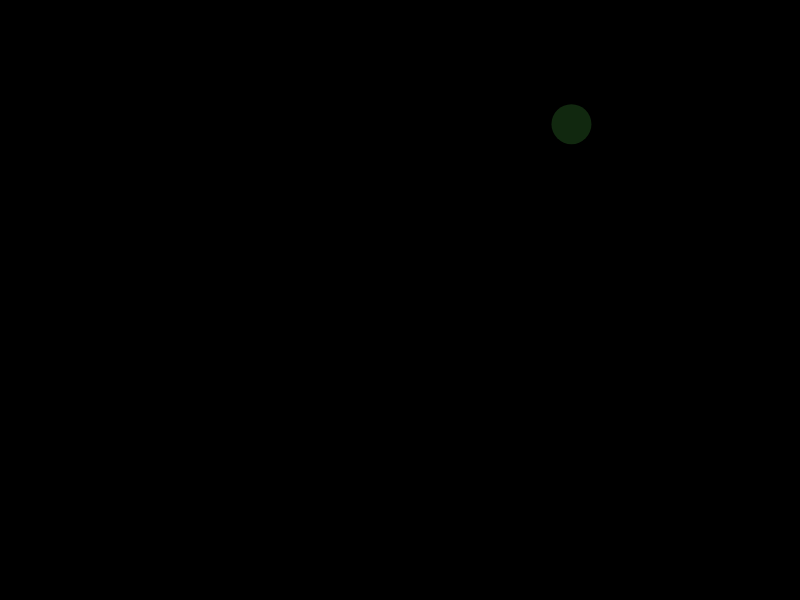
Frame 1 (no input)
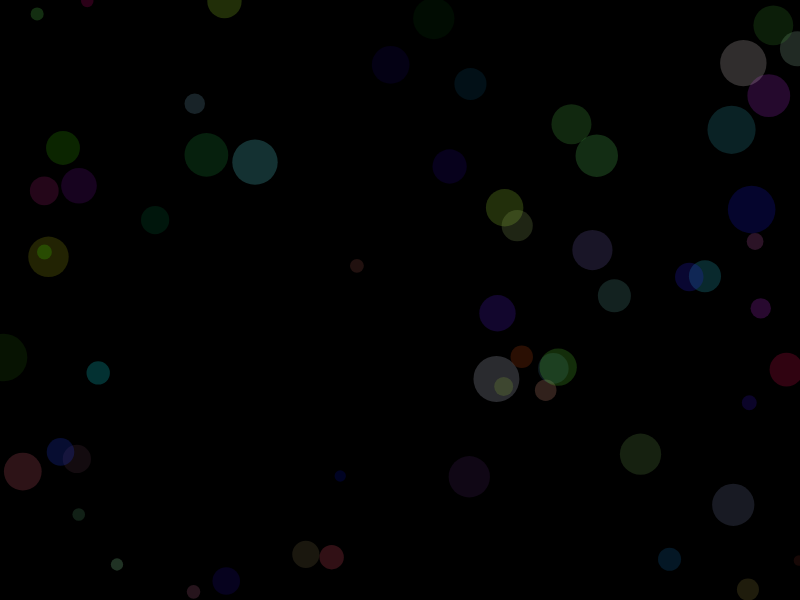
Frame 60 (no input)
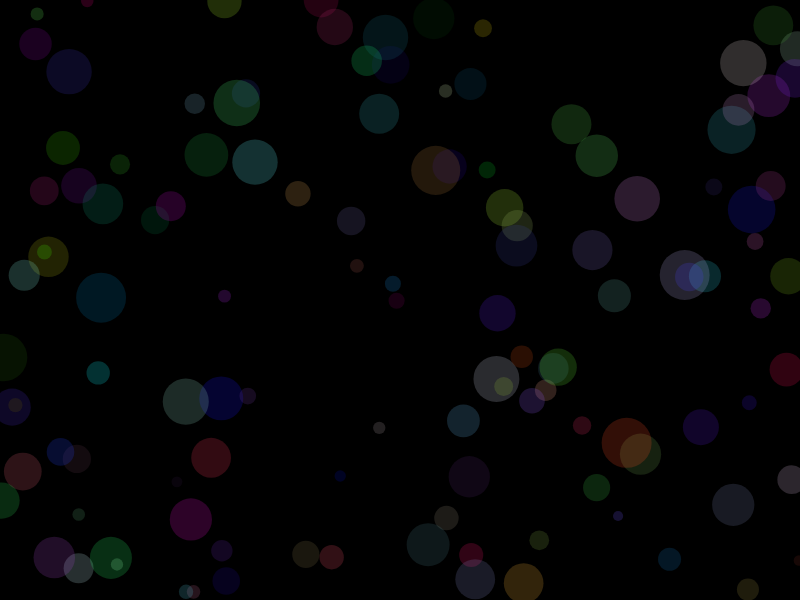
Frame 120 (the mouse pressed at the canvas centre since frame 60)

The p5.js sketch that drew these frames (run headless with seeded random() and noise() and a simulated clock; from frame 60 on, the mouse is pressed at the canvas centre):

// p5.js sketch
// ── sketch.js


function setup(){
  createCanvas(800, 600);
  background(0);
}

function draw(){
  let xx = random(width);
  let yy = random(height);
  let rr = random(10, 50);
  fill(random(255), random(255), random(255), 50);
  noStroke();
  ellipse(xx, yy, rr, rr);
}
